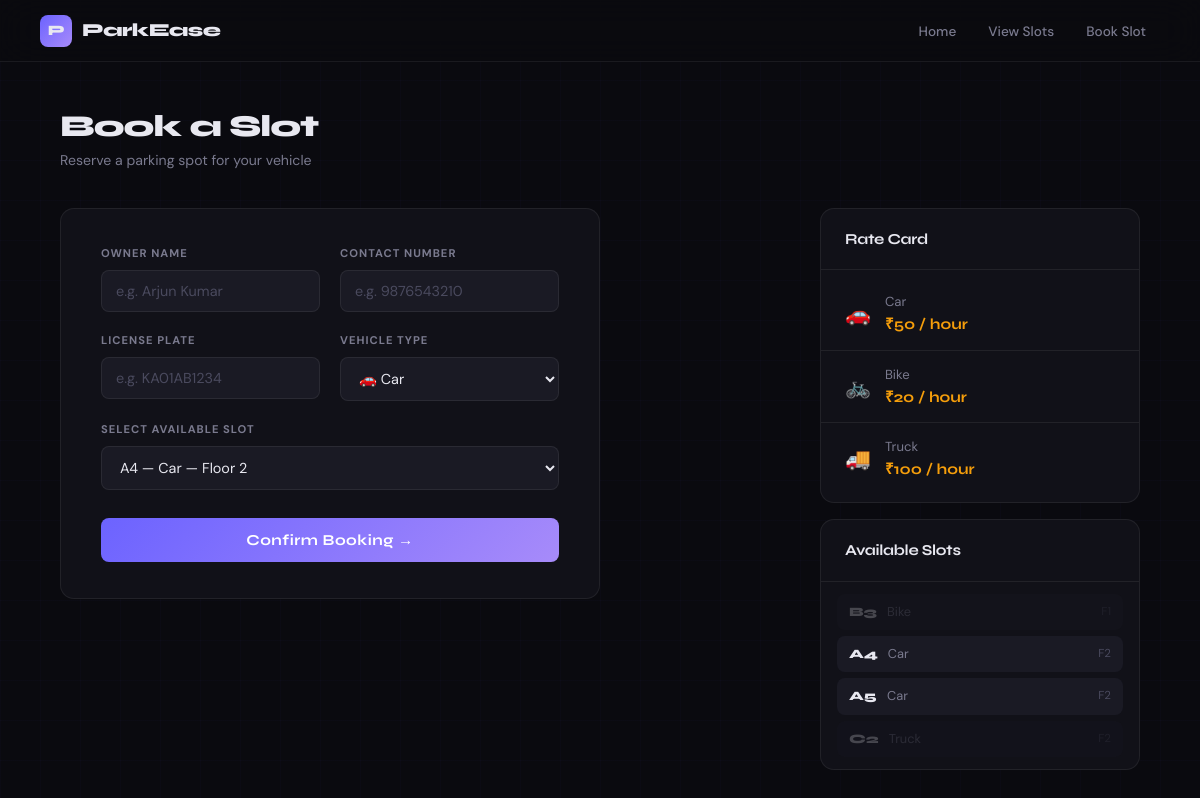
The page /book on the database as committed earlier.
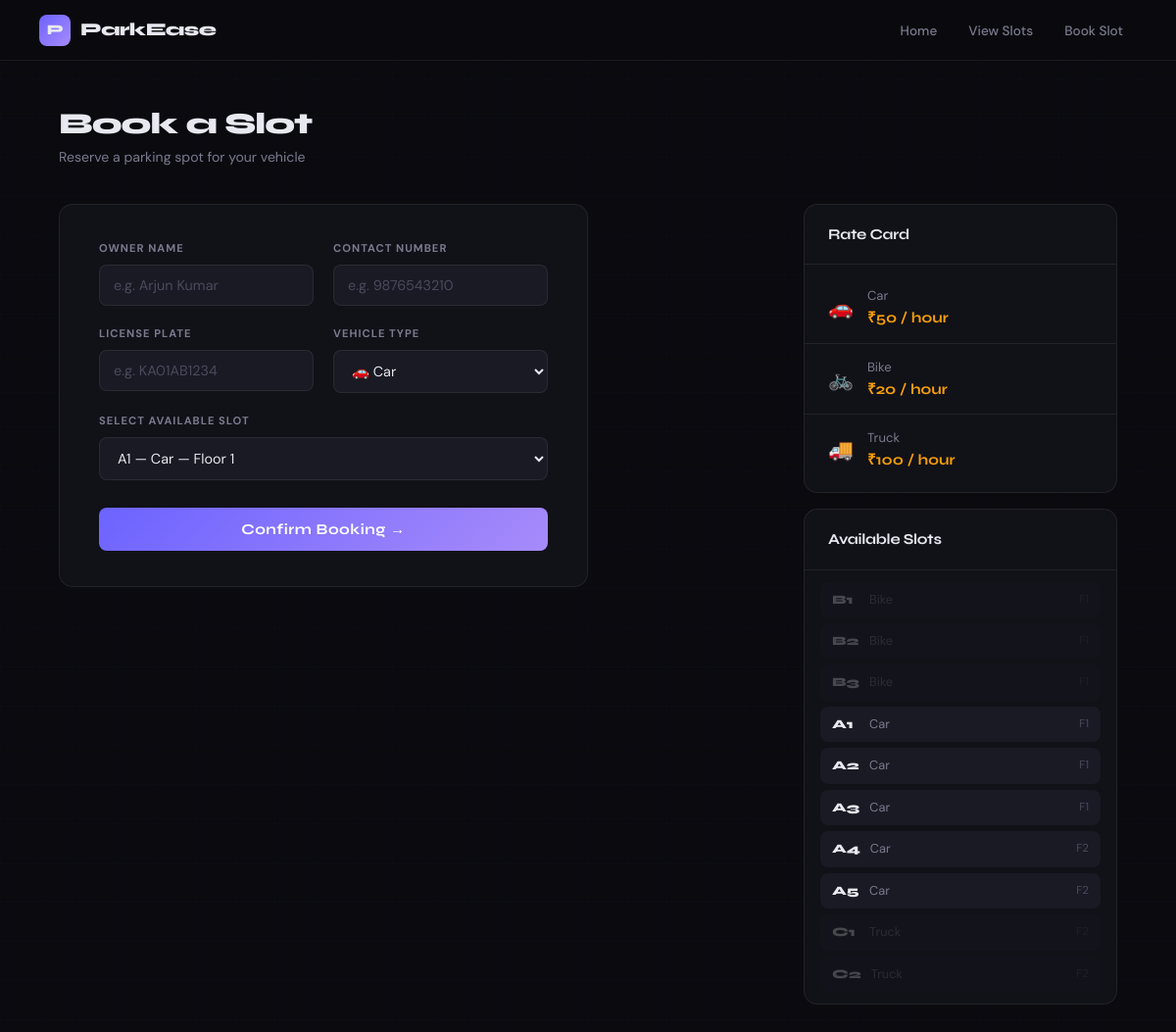
The same page on the database as committed later.
### tables this page shows
CREATE TABLE parking_slots (
    slot_id      INTEGER PRIMARY KEY AUTOINCREMENT,
    slot_number  TEXT UNIQUE NOT NULL,
    slot_type    TEXT NOT NULL CHECK(slot_type IN ('car','bike','truck')),
    floor        INTEGER DEFAULT 1,
    is_available INTEGER DEFAULT 1
);

### app.py (the view, shortened to what this page needs)
@app.route('/book', methods=['GET', 'POST'])
def book():
    try:
        db = get_db()
        avail_slots = db.execute(
            "SELECT * FROM available_slots_view ORDER BY slot_type, SUBSTR(slot_number,1,1), CAST(SUBSTR(slot_number,2) AS INTEGER)"
        ).fetchall()
        db.close()
        return render_template('book.html', slots=avail_slots)
    except Exception as e:
        return f"<h2>Booking Error</h2><pre>{e}</pre>", 500

### app.py (called while the page is built)
def get_db():
    if not os.path.exists(DB):
        raise RuntimeError(f"parking.db not found — run: python init_db.py")
    conn = sqlite3.connect(DB)
    conn.row_factory = sqlite3.Row
    conn.execute("PRAGMA foreign_keys = ON")
    return conn

### templates/book.html (shortened to what this page needs)
<!DOCTYPE html>
<html lang="en">
<head>
  <link rel="stylesheet" href="{{ url_for('static', filename='style.css') }}?v=4">
</head>
<body>
  <nav>
    <span class="logo"><span class="logo-icon">P</span> ParkEase</span>
    <div id="nav-menu">
      <a href="/">Home</a>
      <a href="/slots">View Slots</a>
      <a href="/book">Book Slot</a>
    </div>
  </nav>
  <main>
    <div class="page-header">
      <h1>Book a Slot</h1>
      <p>Reserve a parking spot for your vehicle</p>
    </div>
    <div class="book-layout">
      {% if slots is not none %}
        {% if slots|length > 0 %}
        <div class="form-card">
          <form method="POST" action="/book">
            <div class="form-grid">
              <div class="form-group">
                <label>Owner Name</label>
                <input type="text" name="owner_name" placeholder="e.g. Arjun Kumar" required>
              </div>
              <div class="form-group">
                <label>Contact Number</label>
                <input type="text" name="contact" placeholder="e.g. 9876543210">
              </div>
              <div class="form-group">
                <label>License Plate</label>
                <input type="text" name="license_plate" placeholder="e.g. KA01AB1234" required>
              </div>
              <div class="form-group">
                <label>Vehicle Type</label>
                <select name="vehicle_type" id="vehicle_type" onchange="filterSlots()">
                  <option value="car">&#128663; Car</option>
                </select>
              </div>
              <div class="form-group full">
                <label>Select Available Slot</label>
                <select name="slot_id" id="slot_select">
                  {% for slot in slots %}
                  <option value="{{ slot.slot_id }}" data-type="{{ slot.slot_type }}">
                    {{ slot.slot_number }} &mdash; {{ slot.slot_type | capitalize }} &mdash; Floor {{ slot.floor }}
                  </option>
                  {% endfor %}
                </select>
              </div>
            </div>
            <button type="submit" class="submit-btn">Confirm Booking &rarr;</button>
          </form>
        </div>
        <div class="book-side">
          <div class="section-card">
            <div class="section-card-header"><h2>Rate Card</h2></div>
            <div class="rate-list">
              <div class="rate-item">
                <span class="rate-icon">&#128663;</span>
                <div><div class="rate-type">Car</div><div class="rate-val">&#8377;50 / hour</div></div>
              </div>
              <div class="rate-item">
                <span class="rate-icon">&#128690;</span>
                <div><div class="rate-type">Bike</div><div class="rate-val">&#8377;20 / hour</div></div>
              </div>
              <div class="rate-item">
                <span class="rate-icon">&#128666;</span>
                <div><div class="rate-type">Truck</div><div class="rate-val">&#8377;100 / hour</div></div>
              </div>
            </div>
          </div>
          <div class="section-card" style="margin-top:16px;">
            <div class="section-card-header"><h2>Available Slots</h2></div>
            <div class="mini-slot-list">
              {% for slot in slots %}
              <div class="mini-slot" data-type="{{ slot.slot_type }}">
                <span class="mini-slot-num">{{ slot.slot_number }}</span>
                <span class="mini-slot-type">{{ slot.slot_type }}</span>
                <span class="mini-slot-floor">F{{ slot.floor }}</span>
              </div>
              {% endfor %}
            </div>
          </div>
        </div>
        {% else %}
        <div class="empty-state">
          <div class="ei">&#128663;</div>
          <p>No available slots at the moment.<br>Please check back later.</p>
        </div>
        {% endif %}
      {% endif %}
    </div>
  </main>
</body>
</html>

Rows that differ between the two databases and show on the page:
now on this page (row edited): parking_slots: slot_number "B1", slot_type "Bike"
now on this page (row edited): parking_slots: slot_number "B2", slot_type "Bike"
now on this page (row edited): parking_slots: slot_number "A1", slot_type "Car", floor "1"
now on this page (row edited): parking_slots: slot_number "A2", slot_type "Car", floor "1"
now on this page (row edited): parking_slots: slot_number "A3", slot_type "Car", floor "1"
now on this page (row edited): parking_slots: slot_number "C1", slot_type "Truck"
Other text that changed with them:
form field slot_id: "A4 — Car — Floor 2" → "A1 — Car — Floor 1"
